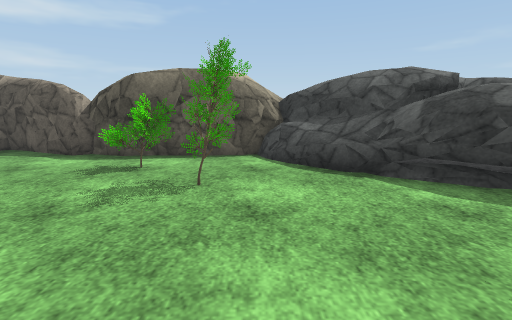
View 1 (above)

15 first-person views from a walk through a scene from a Unity 3-D project. The camera is 1.2 m above the floor, tilts 10° down and sees 85° across. The floor is counted in squares, 1 m on a side. Each view is taken from the middle of a square. On the plan, view 1 faces up. The plan holds only what a view shows up to about 13 squares ahead; the rest is blank. The player is left out. Some surface patterns are stand-ins.

View 2
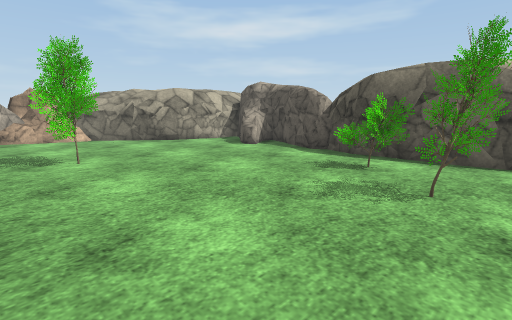

View 3
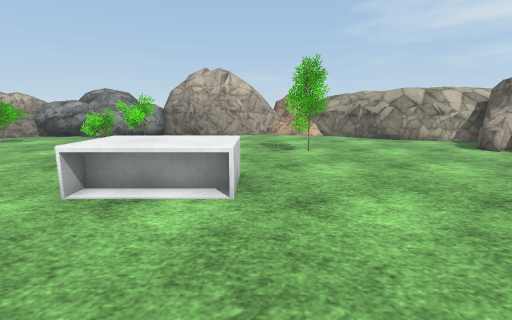

View 4
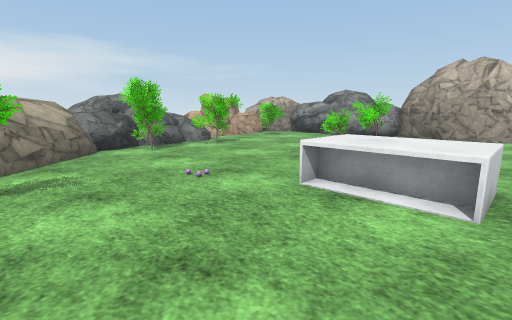

View 5
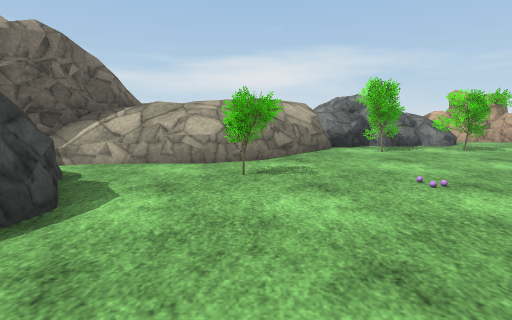

View 6
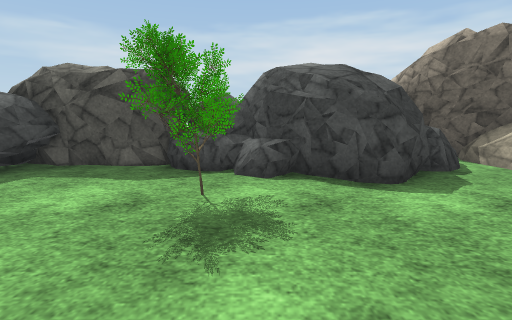

View 7
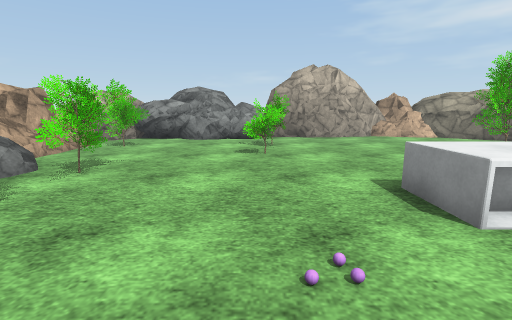

View 8
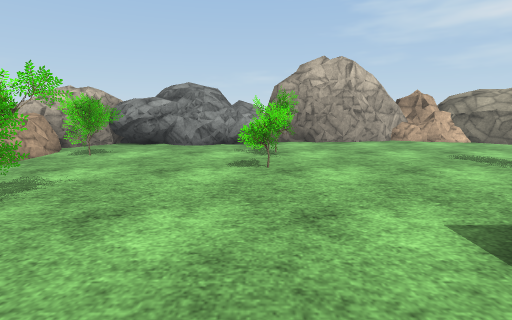

View 9
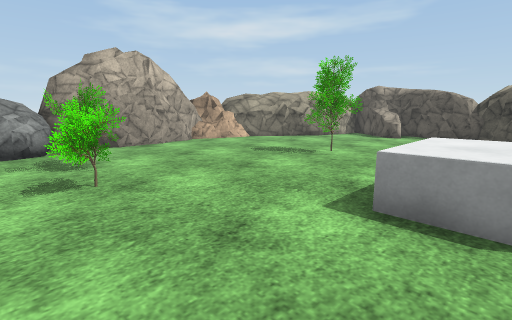

View 10
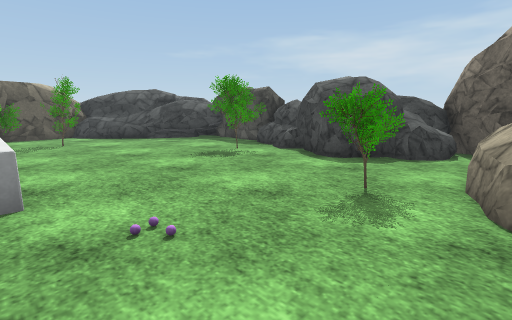

View 11
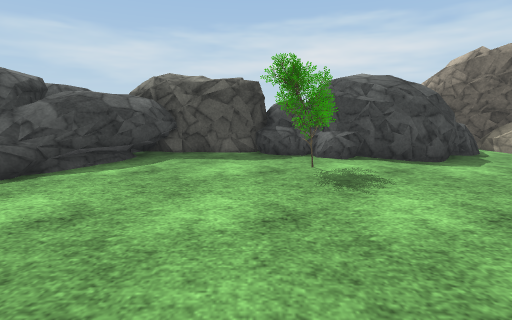

View 12
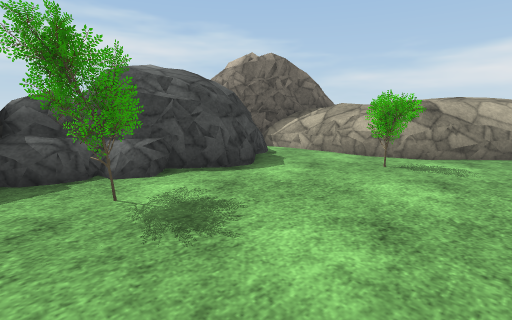

View 13
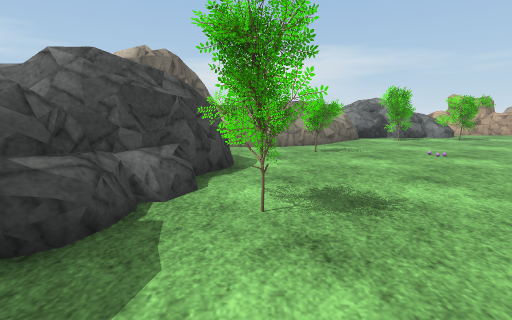

View 14
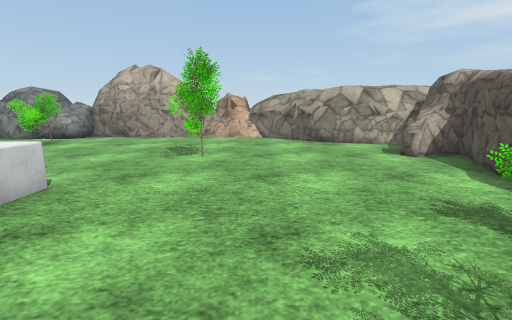

View 15
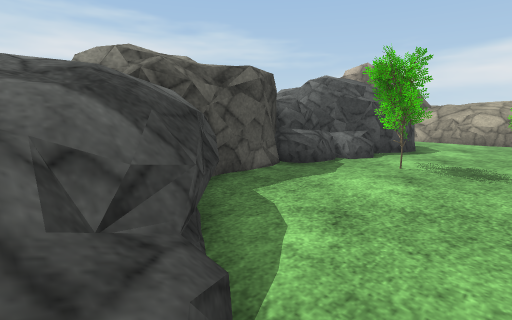

### Floor plan
Key: @ floor where view 1 was taken; # wall or solid block; . main floor; : floor 1 m higher than the main floor; + floor 1.25 m higher than the main floor; * floor 1.5 m higher than the main floor; % floor 1.75 m higher than the main floor; = window, fence, low wall or low ledge; ^ raised ledge; R rock; T tree; O other object.
Columns run from 14 left of view 1 to 7 right of it. Each row starts with its distance up from view 1.
 10      R
  9    ^RRRRR     R^
  8    ##RRRRRRRRRR^^^
  7    ##.R....TT..O^^^^^
  6    ^.......TT...=^^^^
  5   ^^.........TT.=^^ #R
  4  ^^..........TT...^##R
  3 #^.................RR
  2 RR....TT...........RR
  1 RR....TT.........T.RR
  0  R........OO..@.TT RR
 -1  R........OO.....TTRRR
 -2  R........OO......RRRR
 -3  R........OO......RRR
 -4  R..TTT...........RRRR
 -5  RR.TTTT.......TT..RRR
 -6 RRR............T.==#RR
 -7 RRR.....T......=:  RR
 -8 RRR.....TTTTT.=#**+R
 -9 RRR.TT..T#^#T=#    R
-10  RR.TT.. RRR +**
-11   RRRRRRR R*R+*%
-12    R RRRR  RR

Where each view was taken, in squares from view 1:
view 1: 0 up, 0 right, facing up
view 2: 0 up, 0 right, facing up-left
view 3: 0 up, 1 right, facing left
view 4: 0 up, 1 right, facing down-left
view 5: 0 up, 1 right, facing down
view 6: 1 down, 1 left, facing right
view 7: 5 down, 0 right, facing left
view 8: 5 down, 2 left, facing left
view 9: 6 down, 3 left, facing up-left
view 10: 7 down, 3 left, facing up-right
view 11: 1 up, 3 left, facing right
view 12: 1 up, 1 left, facing down-right
view 13: 3 up, 3 right, facing down
view 14: 3 up, 0 right, facing left
view 15: 6 up, 1 right, facing down-right
